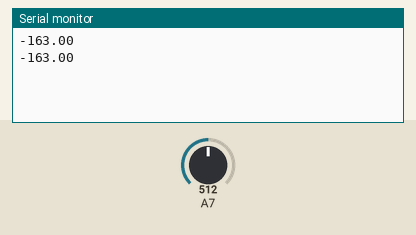
The sketch below on a simulated Arduino Uno, built for the host (arithmetic inside an expression is 32-bit, double 64-bit). On the bench: the last lines printed to the serial monitor. Inputs (shaded band) come from the test bench; at power-on: A7 = 512.

Above: at 1.8 s.
1.9 s: A7 set to 716
At 2.8 s:
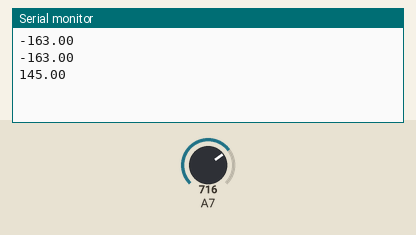
3.4 s: A7 set to 900
At 4.8 s:
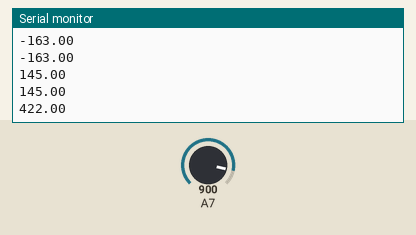
Timing chart, 0 to 6.4 s (numbered marks = the images above; inputs shaded):
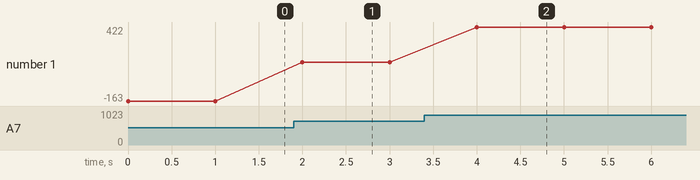

The sketch:

pressureTest.ino
```cpp
#ifndef Analog_h
#define Analog_h

#include "Arduino.h"

#define PIN_PRESSURE4 PA7

void setup() {
  Serial.begin(9600);

}

void loop() {
  // put your main code here, to run repeatedly:
  float p4 = analogRead(PIN_PRESSURE4);
  float pressure = map(p4, 620.6, 5585.5, 0, 7500);
  Serial.println(pressure);
  delay(1000);
}


#endif
```

Measured:
- after the input at 1.9 s, the serial monitor: prints a new line after 0.10 s (image 1)
- after the input at 3.4 s, the serial monitor: prints a new line after 0.60 s (image 2)
- plotted number 1: -163 → 145 after the input at 1.9 s, 145 → 422 after the input at 3.4 s
